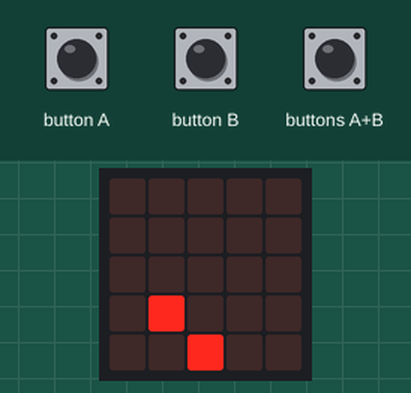
This program was run on a simulated BBC micro:bit (MakeCode). Parts: the board's 5×5 LED display. The test bench sets the inputs (shaded band). Random numbers come from a fixed seed.

Above: at 1.2 s.
1.3 s: button B pressed for 0.15 s
At 1.9 s:
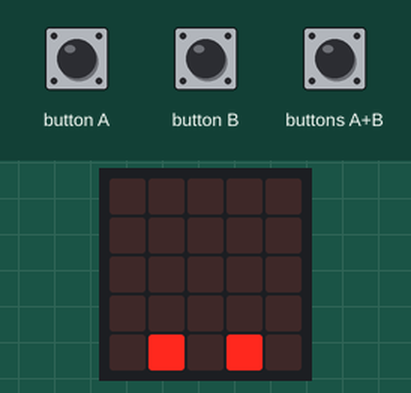
2.0 s: buttons A+B pressed for 1 s
At 2.4 s:
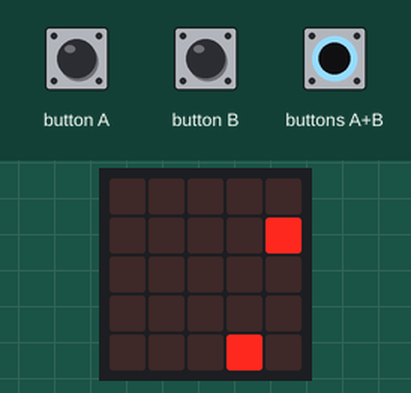
3.6 s: buttons A+B pressed for 0.15 s
4.3 s: button A pressed for 0.15 s
At 4.9 s:
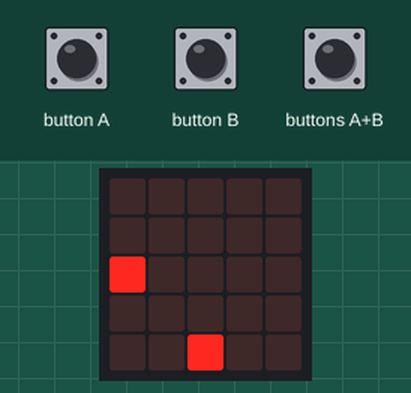
Timing chart, 0 to 7.3 s (numbered marks = the images above; inputs shaded):
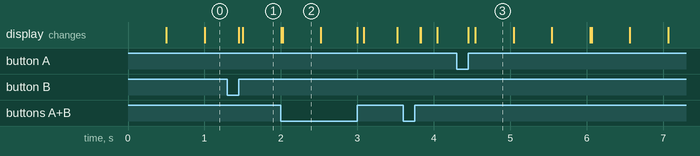

The program:

microInvaders.py
```python
## This code uses the Microsoft version of microbit Python
## That means it is different from normal python and uses different things

def on_button_pressed_a():
    player.move(-1)
input.on_button_pressed(Button.A, on_button_pressed_a)

def on_button_pressed_ab():
    global shoot, score
    shoot = game.create_sprite(player.get(LedSpriteProperty.X),
        player.get(LedSpriteProperty.Y))
    for index in range(4):
        shoot.change(LedSpriteProperty.Y, -1)
        basic.pause(20)
        if shoot.is_touching(enemy):
            enemy.delete()
            score += 1
    shoot.delete()
input.on_button_pressed(Button.AB, on_button_pressed_ab)

def on_button_pressed_b():
    player.move(1)
input.on_button_pressed(Button.B, on_button_pressed_b)

score = 0
enemy: game.LedSprite = None
shoot: game.LedSprite = None
player: game.LedSprite = None
player = game.create_sprite(2, 4)

def on_forever():
    global enemy
    enemy = game.create_sprite(randint(0, 4), 0)
    for index2 in range(4):
        enemy.change(LedSpriteProperty.Y, 1)
        basic.pause(500)
        if enemy.is_touching(player):
            game.game_over()
    enemy.delete()
basic.forever(on_forever)
```

Measured:
- what the display in image 2 shows lasts 0.5 s, from 2.0 s to 2.5 s
